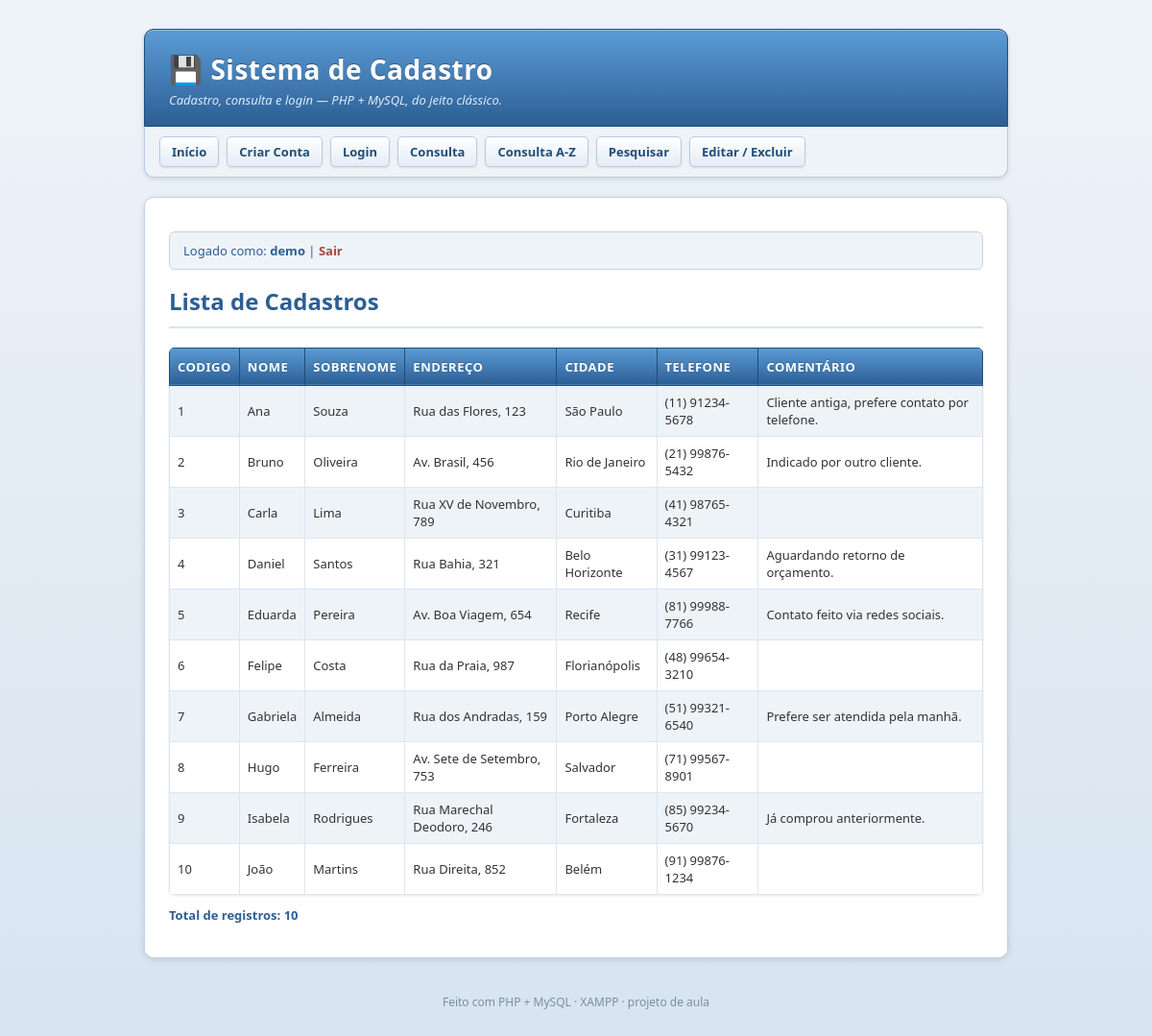
/consulta.php (signed in), run on the app's committed database.
### tables this page shows
CREATE TABLE IF NOT EXISTS cadastro (
    codigo     INT AUTO_INCREMENT PRIMARY KEY,
    nome       VARCHAR(50)  NOT NULL,
    sobrenome  VARCHAR(50)  NOT NULL,
    endereco   VARCHAR(100),
    cidade     VARCHAR(100),
    telefone   VARCHAR(20),
    comentario TEXT
);

### consulta.php (the view, shortened to what this page needs)
<?php
require_once "conexao.php";
?>
<!DOCTYPE html>
<html lang="pt-BR">
<head>
    <link rel="stylesheet" href="estilo.css">
</head>
<body>
<div class="pagina">
    <header class="topo">
        <h1><span class="icone">💾</span>Sistema de Cadastro</h1>
        <p class="tagline">Cadastro, consulta e login &mdash; PHP + MySQL, do jeito clássico.</p>
    </header>
    <nav class="menu">
        <ul>
            <li><a href="index.html">Início</a></li>
            <li><a href="cadastro_login.php">Criar Conta</a></li>
            <li><a href="login.php">Login</a></li>
            <li><a href="consulta.php">Consulta</a></li>
            <li><a href="consulta_a_z.php">Consulta A-Z</a></li>
            <li><a href="pesquisa.php">Pesquisar</a></li>
            <li><a href="edicao.php">Editar / Excluir</a></li>
        </ul>
    </nav>
    <div class="painel">
        <p class="status-login">Logado como: <strong><?php echo htmlspecialchars($_SESSION['usuario_login']); ?></strong> | <a href="sair.php">Sair</a></p>
        <h2>Lista de Cadastros</h2>
        <?php
        $sql = "SELECT codigo, nome, sobrenome, endereco, cidade, telefone, comentario FROM cadastro";
        $stmt = $conn->prepare($sql);
        if ($stmt) {
            $stmt->execute();
            $resultado = $stmt->get_result();
            if ($resultado->num_rows > 0) {
                echo "<table>";
                echo "<tr><th>Codigo</th>
                      <th>Nome</th><th>Sobrenome</th><th>Endereço</th><th>Cidade</th>
                      <th>Telefone</th><th>Comentário</th></tr>";
                while ($linha = $resultado->fetch_assoc()) {
                    echo "<tr>";
                    echo "<td>" . htmlspecialchars($linha['codigo']) . "</td>";
                    echo "<td>" . htmlspecialchars($linha['nome']) . "</td>";
                    echo "<td>" . htmlspecialchars($linha['sobrenome']) . "</td>";
                    echo "<td>" . htmlspecialchars($linha['endereco']) . "</td>";
                    echo "<td>" . htmlspecialchars($linha['cidade']) . "</td>";
                    echo "<td>" . htmlspecialchars($linha['telefone']) . "</td>";
                    echo "<td>" . htmlspecialchars($linha['comentario']) . "</td>";
                    echo "</tr>";
                }
                echo "</table>";
                echo "<p class='total-registros'>Total de registros: " . $resultado->num_rows . "</p>";
            } else {
                echo "<p>Nenhum registro encontrado no banco de dados.</p>";
            }
        } else {
            echo "<p class='mensagem-erro'>Erro na preparação da consulta: " . htmlspecialchars($conn->error) . "</p>";
        }
        ?>
    </div>
    <footer class="rodape">
        Feito com PHP + MySQL &middot; XAMPP &middot; projeto de aula
    </footer>
</div>
</body>
</html>

### estilo.css (style rules this page uses)
* { box-sizing: border-box; }
body { margin: 0; padding: 30px 15px; font-family: "Trebuchet MS", "Segoe UI", Verdana, Arial, sans-serif; color: #333333; background-color: #dfe8f1; background-image: linear-gradient(to bottom, #eef3f8 0%, #d7e4f0 100%); background-attachment: fixed; }
.pagina { max-width: 900px; margin: 0 auto; }
header.topo { background-color: #2c5f94; background-image: linear-gradient(to bottom, #5b9bd5 0%, #2c5f94 100%); border: 1px solid #1f4e79; border-radius: 10px 10px 0 0; padding: 22px 25px 18px; box-shadow: inset 0 1px 0 rgba(255, 255, 255, 0.35), 0 2px 4px rgba(0, 0, 0, 0.2); }
header.topo h1 { margin: 0; font-size: 28px; color: #ffffff; text-shadow: 0 -1px 0 rgba(0, 0, 0, 0.35); letter-spacing: 0.5px; }
header.topo h1 .icone { margin-right: 8px; }
header.topo p.tagline { margin: 4px 0 0; color: #dceaf9; font-size: 13px; font-style: italic; }
nav.menu { background-color: #eef3f8; border: 1px solid #b8cbe0; border-top: none; border-radius: 0 0 10px 10px; padding: 10px 15px; margin-bottom: 20px; box-shadow: 0 2px 5px rgba(0, 0, 0, 0.1); }
nav.menu ul { list-style: none; margin: 0; padding: 0; display: flex; flex-wrap: wrap; gap: 8px; }
nav.menu a { display: inline-block; padding: 6px 12px; background-color: #ffffff; background-image: linear-gradient(to bottom, #ffffff 0%, #e3ecf5 100%); border: 1px solid #b8cbe0; border-radius: 5px; color: #1f4e79; font-size: 13px; font-weight: bold; text-decoration: none; box-shadow: 0 1px 2px rgba(0, 0, 0, 0.08); }
.painel { background-color: #ffffff; border: 1px solid #c3d3e3; border-radius: 10px; padding: 22px 25px; margin-bottom: 20px; box-shadow: 0 2px 6px rgba(0, 0, 0, 0.12); }
.painel h2 { margin-top: 0; color: #2c5f94; border-bottom: 2px solid #dbe6f2; padding-bottom: 10px; text-shadow: 0 1px 0 #ffffff; }
table { width: 100%; border-collapse: collapse; margin-top: 10px; font-size: 13px; border-radius: 6px; overflow: hidden; box-shadow: 0 1px 3px rgba(0, 0, 0, 0.1); }
table th { background-color: #2c5f94; background-image: linear-gradient(to bottom, #5b9bd5 0%, #2c5f94 100%); color: #ffffff; text-shadow: 0 -1px 0 rgba(0, 0, 0, 0.25); text-transform: uppercase; letter-spacing: 0.5px; padding: 10px 8px; text-align: left; border: 1px solid #1f4e79; }
table td { padding: 8px; border: 1px solid #dbe6f2; background-color: #ffffff; }
table tr:nth-child(even) td { background-color: #eef3f8; }
.total-registros { display: inline-block; margin-top: 12px; font-size: 13px; color: #2c5f94; font-weight: bold; }
.mensagem-erro, .mensagem-sucesso, .status-login { padding: 10px 14px; border-radius: 6px; margin-bottom: 16px; font-size: 13px; }
.status-login { background-color: #eef3f8; border: 1px solid #c3d3e3; color: #2c5f94; }
.status-login a { color: #a94442; font-weight: bold; text-decoration: none; }
a { color: #1a6bb5; }
footer.rodape { text-align: center; font-size: 12px; color: #7a8fa6; margin-top: 25px; padding-top: 12px; }

### data on the page
cadastro: codigo "1", nome "Ana", sobrenome "Souza", endereco "Rua das Flores, 123", cidade "São Paulo", telefone "(11) 91234-5678", comentario "Cliente antiga, prefere contato por telefone."
cadastro: codigo "2", nome "Bruno", sobrenome "Oliveira", endereco "Av. Brasil, 456", cidade "Rio de Janeiro", telefone "(21) 99876-5432", comentario "Indicado por outro cliente."
cadastro: codigo "3", nome "Carla", sobrenome "Lima", endereco "Rua XV de Novembro, 789", cidade "Curitiba", telefone "(41) 98765-4321"
cadastro: codigo "4", nome "Daniel", sobrenome "Santos", endereco "Rua Bahia, 321", cidade "Belo Horizonte", telefone "(31) 99123-4567", comentario "Aguardando retorno de orçamento."
cadastro: codigo "5", nome "Eduarda", sobrenome "Pereira", endereco "Av. Boa Viagem, 654", cidade "Recife", telefone "(81) 99988-7766", comentario "Contato feito via redes sociais."
cadastro: codigo "6", nome "Felipe", sobrenome "Costa", endereco "Rua da Praia, 987", cidade "Florianópolis", telefone "(48) 99654-3210"
cadastro: codigo "7", nome "Gabriela", sobrenome "Almeida", endereco "Rua dos Andradas, 159", cidade "Porto Alegre", telefone "(51) 99321-6540", comentario "Prefere ser atendida pela manhã."
cadastro: codigo "8", nome "Hugo", sobrenome "Ferreira", endereco "Av. Sete de Setembro, 753", cidade "Salvador", telefone "(71) 99567-8901"
cadastro: codigo "9", nome "Isabela", sobrenome "Rodrigues", endereco "Rua Marechal Deodoro, 246", cidade "Fortaleza", telefone "(85) 99234-5670", comentario "Já comprou anteriormente."
cadastro: codigo "10", nome "João", sobrenome "Martins", endereco "Rua Direita, 852", cidade "Belém", telefone "(91) 99876-1234"

### other printed values
$_SESSION['usuario_login'] "demo"
$resultado->num_rows "10"
